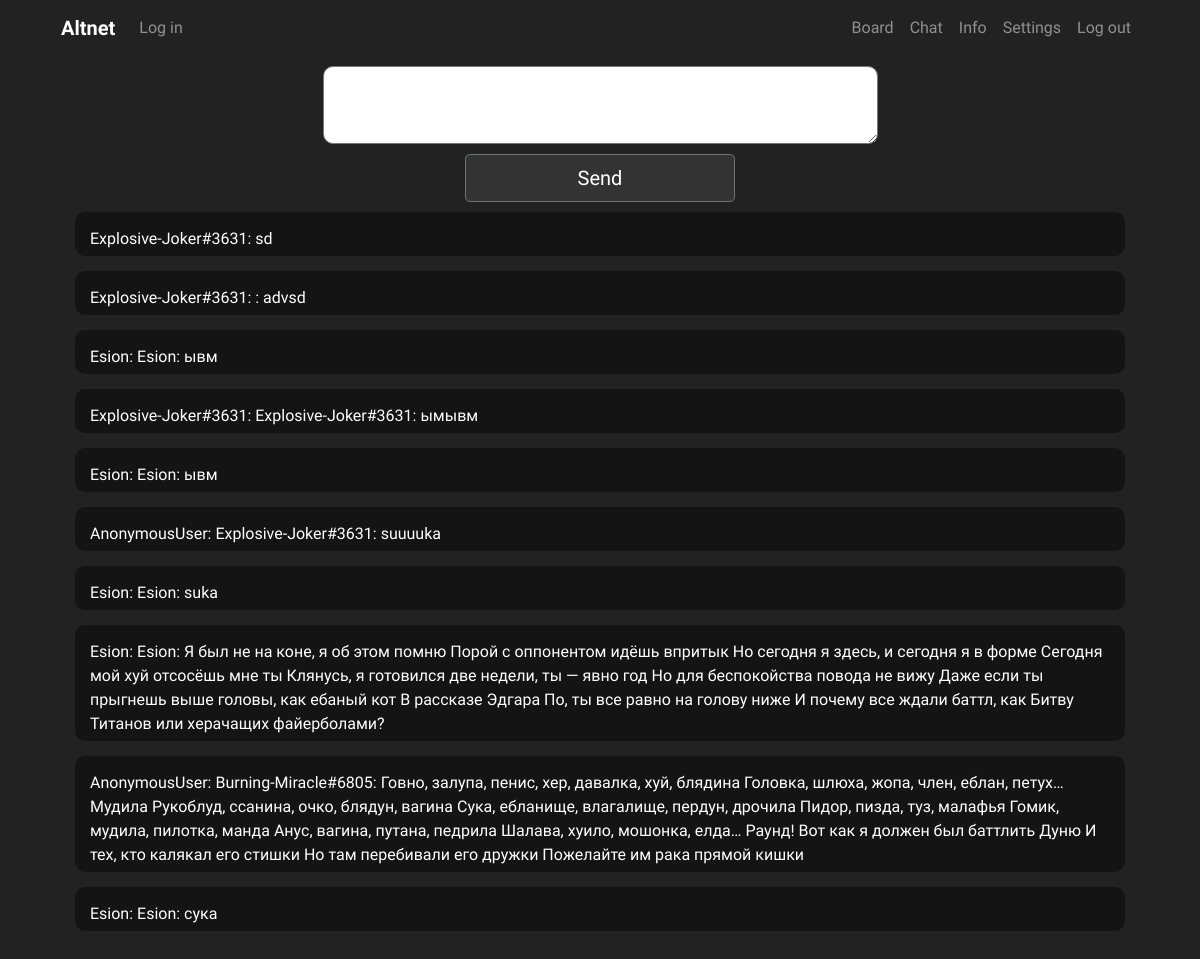
Page /chat/6/ on the earlier database version.
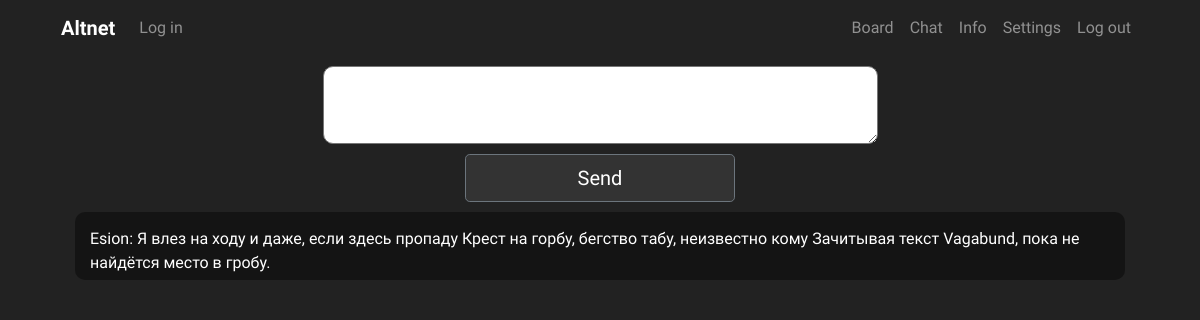
Same page on the later database version.
### chat/models.py (models this page shows, shortened)
class Message(models.Model):
    message_author = models.CharField('Message author', max_length=150, blank=False, null=False)
    message_room = models.ForeignKey(Room, on_delete=models.CASCADE)
    message_text = models.TextField(blank=False, null=False, max_length=1000)
    message_media = models.ImageField(upload_to=user_chat_directory_path, blank=True, null=True)
    pub_date = models.DateTimeField('Date published', auto_now=True)

### chat/views.py (the view, shortened to what this page needs)
# urls.py: path('<str:room_id>/', views.room, name='room'),
def room(request, room_id):
    chat_form = SendMessage()
    room_info = Room.objects.get(id=room_id)
    try:
        is_banned = Ban.objects.get(username=request.user.username, room=room_info)
        if is_banned:
            raise BadRequest('You are banned')
    except ObjectDoesNotExist:
        pass
    room_visitors = Pool.objects.filter(room_name=room_info)
    template = loader.get_template('room.html')
    if request.user.is_authenticated:
        username = request.user.username
        loc_option = Hikka.objects.get(user=request.user.id).language_code
        authorised = True
    else:
        username = anonymous_validator(request)
        loc_option = 0
        authorised = False
    messages = Message.objects.filter(message_room__id=room_id).order_by('-pub_date')
    short_msg = [i.message_text.strip(':') for i in messages]
    print(short_msg)
    room_name = room_info.name
    context = {
        'visitors': room_visitors,
        'is_hidden': room_info.is_hidden,
        'media_autoplay': room_info.is_autoplay,
        'media_tolerance': room_info.is_media_tolerant,
        'change_language_code_form': EditLangCode(),
        'edit_description_form': EditDescription(),
        'edit_name_form': EditName(),
        'loc': loc_resolver('room'),
        'lang': loc_option,
        'room_name': room_name,
        'messages': messages,
        'chat_form': chat_form,
        'username': username,
        'room_id': room_id,
        'authorised': authorised,
        'room_description': room_info.description,
        'short': short_msg,
    }
    return HttpResponse(template.render(context, request))

### chat/forms.py
class EditLangCode(forms.ModelForm):
    language_code = forms.CharField(label='Edit Language Code', max_length=10)
    class Meta:
        model = Room
        fields = ['language_code',]

class EditDescription(forms.ModelForm):
    description = forms.CharField(label='Room description', max_length=200)
    class Meta:
        model = Room
        fields = ['description',]

### board/templatetags/loc_extra.py (called while the page is built)
@register.filter
def return_item(l, i):
    try:
        return l[i]
    except:
        return None

### board/views.py (called while the page is built)
def random_name():
    noun = ['Apple', 'Grape', 'Hero', 'Nickel', 'Zinc', 'Rock', 'Paper', 'Joker', 'Beat', 'Aug', 'Runner', 'Miracle']
    adjective = ['Shitty', 'Slippy', 'Explosive', 'Luminous', 'Advanced', 'Creative', 'Burning', 'Sweaty', 'Leet',
                 'Apex', 'Funny', 'Raging']
    tag = ['1', '2', '3', '4', '5', '6', '7', '8', '9', '0']
    randomized_tag = choices(tag, k=4)
    return ''.join(adjective[randint(0, len(adjective)-1)]) + '-' + ''.join(noun[randint(0, len(noun)-1)]) + '#' + \
           ''.join(randomized_tag)

### chat/templates/room.html (shortened to what this page needs)
{% extends 'chat_hat.html' %}
{% block content %}
{% load loc_extra %}
{% load static %}
</head>
<body>
    <div>
<div class="row d-flex justify-content-center">
    <textarea style="width: 50%; border-radius: 10px; margin-top: 10px;" id="chat-message-input" rows="3" name="message_text" type="text" size="100">
    </textarea>
</div>
    <div class="col- d-flex justify-content-center">
    <input class="btn btn-secondary btn-lg btn-block" style="width: 25%; margin-bottom: 10px; margin-top: 10px;" id="chat-message-submit" name="chat-message-submit" type="submit" value="Send">
</div>
</div>
  <div class="col-lg-12 col-sm-12 col-md-12">
    <div id="chat-log" class="chat-log" cols="120" rows="20" style="color:#fff; background-color:#222222; border:none">
        {% for message in messages %}
        {% if message.message_author == username %}
        <div style="background: #1c1919; margin-bottom: 15px; padding: 15px; border-radius: 10px; padding-bottom: 5px;">
        <span class="text-left">{{ message.message_author }}: {{ message.message_text }}</span> <br />
        </div>
        {% else %}
        <div style="background: #141414; margin-bottom: 15px; padding: 15px; border-radius: 10px; padding-bottom: 5px;">
        <span style="align: right">{{ message.message_author }}: {{ message.message_text }}</span>
        </div>
        {% endif %}
        {% endfor %}
    </div><br>
</div>
</body>
{% endblock %}

Differences in the rows shown:
removed Message: message_author "Explosive-Joker#3631", message_text "sd"
removed Message: message_author "Explosive-Joker#3631", message_text ": advsd"
removed Message: message_author "Esion", message_text "Esion: ывм"
removed Message: message_author "Explosive-Joker#3631", message_text "Explosive-Joker#3631: ымывм"
removed Message: message_author "Esion", message_text "Esion: ывм"
removed Message: message_author "AnonymousUser", message_text "Explosive-Joker#3631: suuuuka"
removed Message: message_author "Esion", message_text "Esion: suka"
removed Message: message_author "Esion", message_text "Esion: Я был не на коне, я об этом помню Порой с оппонентом идёшь впритык Но сегодня я здесь, и сегодня я в форме Сегодня мой хуй отсосёшь мне ты Клянусь, я готовился две недели, ты — явно год Но для беспокойства повода не вижу Даже если ты прыгнешь выше головы, как ебаный кот В рассказе Эдгара По, ты все равно на голову ниже И почему все ждали баттл, как Битву Титанов или херачащих файерболами?"
removed Message: message_author "AnonymousUser", message_text "Burning-Miracle#6805: Говно, залупа, пенис, хер, давалка, хуй, блядина Головка, шлюха, жопа, член, еблан, петух… Мудила Рукоблуд, ссанина, очко, блядун, вагина Сука, ебланище, влагалище, пердун, дрочила Пидор, пизда, туз, малафья Гомик, мудила, пилотка, манда Анус, вагина, путана, педрила Шалава, хуило, мошонка, елда… Раунд! Вот как я должен был баттлить Дуню И тех, кто калякал его стишки Но там перебивали его дружки Пожелайте им рака прямой кишки"
removed Message: message_author "Esion", message_text "Esion: сука"
added Message: message_author "Esion", message_text "Я влез на ходу и даже, если здесь пропаду Крест на горбу, бегство табу, неизвестно кому Зачитывая текст Vagabund, пока не найдётся место в гробу."
